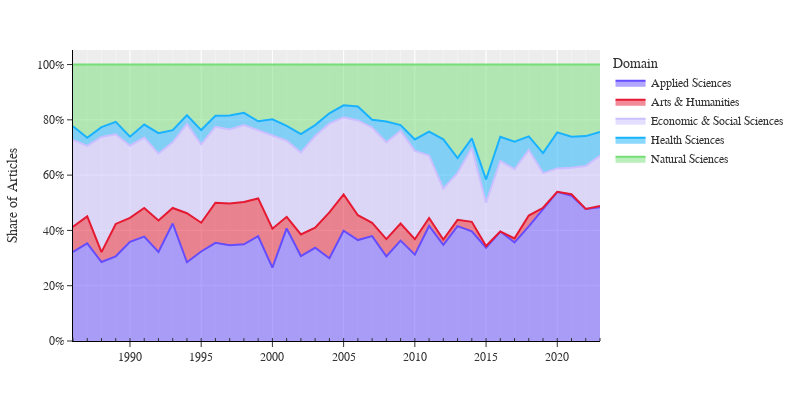

Source (notebook cell):
### Markdown cell above
Analysis of article distribution across domains reveals a clear dominance of Applied Sciences, particularly since 2020, when its share reached 54%. Concurrently, Social Sciences experienced a significant decline, with its share shrinking from 33.6% in 2009 to 18.2% in the most recent year. Arts & Humanities maintained a substantial presence before 2005 but has since shown a downward trend. In contrast, Health Sciences has seen an increase in its share over the past three years.

### Code cell
#| echo: false
#| output: false
#| fig-cap: 'Distribution of Articles by Domain'
#| label: fig-domain-distribution

# Count unique articles per domain per year
domain = df.groupby(['year', 'domain_en'])['title_cn'].nunique().reset_index(name='count')
domain = domain.pivot_table(index='year', columns='domain_en', values='count', fill_value=0)
domain = domain.div(domain.sum(axis=1), axis=0).reset_index()

fig = px.area(domain, x='year', y=[col for col in domain.columns if col != 'year'],
              color_discrete_map=color_palette)

fig.update_layout(
    layout,
    width=800,
    #title='Distribution of Articles by Domain, 1986-2023',
    xaxis=dict(
        minor=dict(ticks="inside", showgrid=True),
        #type='category'
    ),
    yaxis=dict(
        title="Share of Articles",
        tickformat='.0%'
    ),
    showlegend=True,
    legend=dict(title='Domain'),
    hovermode='x unified',
    #margin=dict(b=0, r=100)
)

fig.update_traces(
    hovertemplate='%{fullData.name}: %{y:.1%}<extra></extra>'
)

fig.show()

### Figure 1 — Plotly figure (JSON) as saved in the notebook; plotly's stock layout.template omitted (floating-point values rounded to 4 significant figures)
{"data": [{"fillpattern": {"shape": ""}, "hovertemplate": "%{fullData.name}: %{y:.1%}<extra></extra>", "legendgroup": "Applied Sciences", "line": {"color": "#654CFF"}, "marker": {"symbol": "circle"}, "mode": "lines", "name": "Applied Sciences", "orientation": "v", "showlegend": true, "stackgroup": "1", "type": "scatter", "x": [1986, 1987, 1988, 1989, 1990, 1991, 1992, 1993, 1994, 1995, 1996, 1997, 1998, 1999, 2000, 2001, 2002, 2003, 2004, 2005, 2006, 2007, 2008, 2009, 2010, 2011, 2012, 2013, 2014, 2015, 2016, 2017, 2018, 2019, 2020, 2021, 2022, 2023], "xaxis": "x", "y": [0.3223, 0.3529, 0.2857, 0.3063, 0.3587, 0.3774, 0.3221, 0.425, 0.2848, 0.3237, 0.355, 0.3464, 0.3497, 0.3789, 0.2656, 0.4072, 0.3073, 0.3371, 0.2995, 0.3989, 0.3652, 0.3793, 0.3063, 0.363, 0.3125, 0.4162, 0.3478, 0.4154, 0.3966, 0.3373, 0.3959, 0.3566, 0.4145, 0.4756, 0.5398, 0.5256, 0.4776, 0.4839], "yaxis": "y"}, {"fillpattern": {"shape": ""}, "hovertemplate": "%{fullData.name}: %{y:.1%}<extra></extra>", "legendgroup": "Arts & Humanities", "line": {"color": "#E51932"}, "marker": {"symbol": "circle"}, "mode": "lines", "name": "Arts & Humanities", "orientation": "v", "showlegend": true, "stackgroup": "1", "type": "scatter", "x": [1986, 1987, 1988, 1989, 1990, 1991, 1992, 1993, 1994, 1995, 1996, 1997, 1998, 1999, 2000, 2001, 2002, 2003, 2004, 2005, 2006, 2007, 2008, 2009, 2010, 2011, 2012, 2013, 2014, 2015, 2016, 2017, 2018, 2019, 2020, 2021, 2022, 2023], "xaxis": "x", "y": [0.09091, 0.09804, 0.03571, 0.1171, 0.08696, 0.1038, 0.1141, 0.05625, 0.1772, 0.104, 0.145, 0.1508, 0.153, 0.1368, 0.1406, 0.04192, 0.07821, 0.07303, 0.1658, 0.1311, 0.08989, 0.04828, 0.0625, 0.06164, 0.05556, 0.0289, 0.01932, 0.02308, 0.03448, 0.006024, 0, 0.01471, 0.03947, 0.006369, 0, 0.005119, 0, 0.004608], "yaxis": "y"}, {"fillpattern": {"shape": ""}, "hovertemplate": "%{fullData.name}: %{y:.1%}<extra></extra>", "legendgroup": "Economic & Social Sciences", "line": {"color": "#CCBFFF"}, "marker": {"symbol": "circle"}, "mode": "lines", "name": "Economic & Social Sciences", "orientation": "v", "showlegend": true, "stackgroup": "1", "type": "scatter", "x": [1986, 1987, 1988, 1989, 1990, 1991, 1992, 1993, 1994, 1995, 1996, 1997, 1998, 1999, 2000, 2001, 2002, 2003, 2004, 2005, 2006, 2007, 2008, 2009, 2010, 2011, 2012, 2013, 2014, 2015, 2016, 2017, 2018, 2019, 2020, 2021, 2022, 2023], "xaxis": "x", "y": [0.314, 0.2549, 0.4167, 0.3243, 0.2609, 0.2547, 0.2416, 0.2375, 0.3228, 0.2832, 0.275, 0.2682, 0.2787, 0.2474, 0.3385, 0.2754, 0.2961, 0.3315, 0.3209, 0.2787, 0.3427, 0.3448, 0.35, 0.3356, 0.3194, 0.2254, 0.1836, 0.1692, 0.2672, 0.1566, 0.2551, 0.25, 0.2368, 0.1253, 0.0846, 0.09556, 0.1553, 0.182], "yaxis": "y"}, {"fillpattern": {"shape": ""}, "hovertemplate": "%{fullData.name}: %{y:.1%}<extra></extra>", "legendgroup": "Health Sciences", "line": {"color": "#19B2FF"}, "marker": {"symbol": "circle"}, "mode": "lines", "name": "Health Sciences", "orientation": "v", "showlegend": true, "stackgroup": "1", "type": "scatter", "x": [1986, 1987, 1988, 1989, 1990, 1991, 1992, 1993, 1994, 1995, 1996, 1997, 1998, 1999, 2000, 2001, 2002, 2003, 2004, 2005, 2006, 2007, 2008, 2009, 2010, 2011, 2012, 2013, 2014, 2015, 2016, 2017, 2018, 2019, 2020, 2021, 2022, 2023], "xaxis": "x", "y": [0.04959, 0.02941, 0.03571, 0.04505, 0.03261, 0.04717, 0.07383, 0.04375, 0.03165, 0.05202, 0.04, 0.05028, 0.04372, 0.03158, 0.05729, 0.05389, 0.06704, 0.03933, 0.03743, 0.04372, 0.05056, 0.02759, 0.075, 0.02055, 0.04167, 0.08671, 0.1787, 0.05385, 0.03448, 0.08434, 0.08798, 0.09926, 0.04934, 0.07219, 0.1303, 0.1126, 0.1082, 0.08525], "yaxis": "y"}, {"fillpattern": {"shape": ""}, "hovertemplate": "%{fullData.name}: %{y:.1%}<extra></extra>", "legendgroup": "Natural Sciences", "line": {"color": "#77dd77"}, "marker": {"symbol": "circle"}, "mode": "lines", "name": "Natural Sciences", "orientation": "v", "showlegend": true, "stackgroup": "1", "type": "scatter", "x": [1986, 1987, 1988, 1989, 1990, 1991, 1992, 1993, 1994, 1995, 1996, 1997, 1998, 1999, 2000, 2001, 2002, 2003, 2004, 2005, 2006, 2007, 2008, 2009, 2010, 2011, 2012, 2013, 2014, 2015, 2016, 2017, 2018, 2019, 2020, 2021, 2022, 2023], "xaxis": "x", "y": [0.2231, 0.2647, 0.2262, 0.2072, 0.2609, 0.217, 0.2483, 0.2375, 0.1835, 0.237, 0.185, 0.1844, 0.1749, 0.2053, 0.1979, 0.2216, 0.2514, 0.2191, 0.1765, 0.1475, 0.1517, 0.2, 0.2062, 0.2192, 0.2708, 0.2428, 0.2705, 0.3385, 0.2672, 0.4157, 0.261, 0.2794, 0.2599, 0.3206, 0.2453, 0.2611, 0.2588, 0.2442], "yaxis": "y"}], "layout": {"font": {"family": "Verdana", "size": 12}, "height": 400, "hovermode": "x unified", "legend": {"title": {"text": "Domain"}, "tracegroupgap": 0}, "margin": {"b": 50, "l": 20, "r": 20, "t": 50}, "showlegend": true, "width": 800, "xaxis": {"anchor": "y", "domain": [0, 1], "linecolor": "black", "minor": {"showgrid": true, "ticks": "inside"}, "showline": true, "tickmode": "array", "title": {"font": {"family": "Verdana", "size": 14}, "text": ""}}, "yaxis": {"anchor": "x", "domain": [0, 1], "linecolor": "black", "showline": true, "tickformat": ".0%", "title": {"text": "Share of Articles"}}}}
